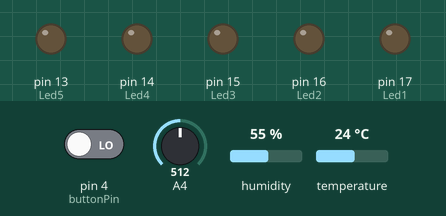
The sketch below on a simulated Arduino Mega 2560, built with avr-gcc and run on an emulated ATmega2560. On the bench: output pins drawn as LEDs (lit = HIGH). The test bench sets the inputs (shaded band); at power-on: pin 4 (buttonPin) LOW, A4 = 512, humidity 55 %, temperature 24 °C. No MQTT or app messages arrive unless stated.

Above: at 11.0 s.
11.1 s: pin 4 (buttonPin) driven HIGH
At 14.3 s:
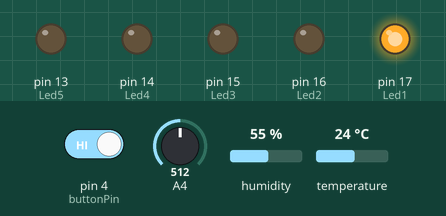
17.4 s: pin 4 (buttonPin) driven LOW
At 18.5 s:
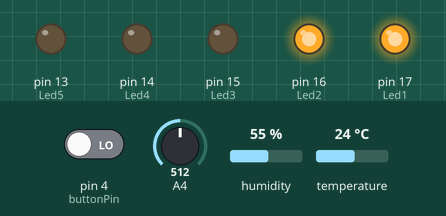
20.1 s: pin 4 (buttonPin) driven HIGH
At 22.9 s:
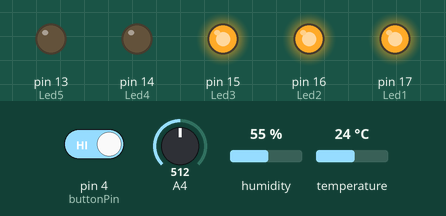
Timing chart, 0 to 30.0 s (numbered marks = the images above; inputs shaded):
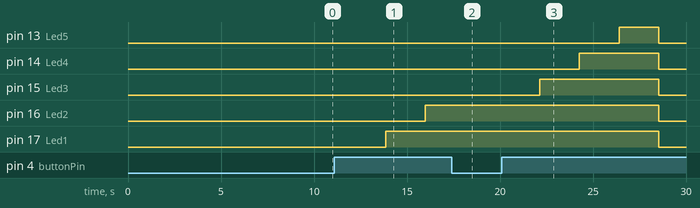

The sketch:

CaporalMQTTX.ino
```cpp
/*
  SimpleMQTTClient.ino
  The purpose of this exemple is to illustrate a simple handling of MQTT and Wifi connection.
  Once it connects successfully to a Wifi network and a MQTT broker, it subscribe to a topic and send a message to it.
  It will also send a message delayed 5 seconds later.
*/
#include "EspMQTTClient.h"
#define AOUT_PIN 36 //Definimos entrada de humedad de tierra
#include <DHT.h>
#include "DHT.h"
#include <DHT_U.h>
int Led1 = 17;
int Led2 =16;
int Led3 =15;
int Led4 =14;
int Led5 =13;
const int buttonPin = 4;
int buttonState = 0;
int count_value =0;
int prestate =0;
unsigned long startMillis;  //some global variables available anywhere in the program
unsigned long currentMillis;
const unsigned long period = 1000;
EspMQTTClient client(
  "SSID",
  "CONTRASEÑA",
  "test.mosquitto.org",  // MQTT Broker server ip
  "",   // Can be omitted if not needed
  "",   // Can be omitted if not needed
  "Caporal",     // Client name that uniquely identify your device
  1883              // The MQTT port, default to 1883. this line can be omitted
);
const int h=0;
DHT dht(32, DHT11);
void setup()
{
 startMillis = millis();
 dht.begin();
 pinMode(36, INPUT);
 pinMode(Led1, OUTPUT); //Declaramos LEDs como salidas
pinMode(Led2, OUTPUT);
pinMode(Led3, OUTPUT);
pinMode(Led4, OUTPUT);
pinMode(Led5, OUTPUT);
pinMode(buttonPin, INPUT);
int s = analogRead(AOUT_PIN);
  Serial.begin(115200);

  // Optional functionalities of EspMQTTClient
  client.enableDebuggingMessages(); // Enable debugging messages sent to serial output
  client.enableHTTPWebUpdater(); // Enable the web updater. User and password default to values of MQTTUsername and MQTTPassword. These can be overridded with enableHTTPWebUpdater("user", "password").
  client.enableOTA(); // Enable OTA (Over The Air) updates. Password defaults to MQTTPassword. Port is the default OTA port. Can be overridden with enableOTA("password", port).
  client.enableLastWillMessage("TestClient/lastwill", "I am going offline");  // You can activate the retain flag by setting the third parameter to true
}

// This function is called once everything is connected (Wifi and MQTT)
// WARNING : YOU MUST IMPLEMENT IT IF YOU USE EspMQTTClient
void onConnectionEstablished()
{
  // Subscribe to "mytopic/test" and display received message to Serial
  client.subscribe("mytopic/test", [](const String & payload) {
    Serial.println(payload);
  });

  // Subscribe to "mytopic/wildcardtest/#" and display received message to Serial
  client.subscribe("caporal", [](const String & topic, const String & payload) {
    Serial.println("(From wildcard) topic: " + topic + ", payload: " + payload);
  });

  // Publish a message to "mytopic/test"
  client.publish("mytopic/capo", "ZOLA"); // You can activate the retain flag by setting the third parameter to true

  // Execute delayed instructions
  client.executeDelayed(5 * 1000, []() {
    client.publish("caporal", "PRUEBA DE AMOR");
  });
}

void loop()
{
  float e=0;
  buttonState = digitalRead(buttonPin);
  if (buttonState == HIGH) {
    count_value++;
    delay(100);
  }
  if   (1 < count_value){
  digitalWrite(Led1, HIGH);
  e=1; }
  if    (2 < count_value){
  digitalWrite(Led2, HIGH);
  e=2;}
  if    (3 < count_value){
  digitalWrite(Led3, HIGH);
  e=3;}
  if    (4 < count_value){
  digitalWrite(Led4, HIGH);
  e=4;}
  if    (5 < count_value){
  digitalWrite(Led5, HIGH);
  e=5;}
  if   (6 < count_value){
 digitalWrite(Led1, LOW);
    digitalWrite(Led2, LOW);
    digitalWrite(Led3, LOW);
    digitalWrite(Led4, LOW);
    digitalWrite(Led5, LOW);
e=0;}
  client.loop();
int s = analogRead(AOUT_PIN);
String z;
z=String(s);
float h = dht.readHumidity();
float t = dht.readTemperature();
String c;
c=String(t);
String u;
u=String(h);
String r;
r=String (e);
//currentMillis = millis();
  //if (currentMillis - startMillis >= period){ 
client.publish("caporal/s",z);
client.publish("caporal/t",c);
client.publish("caporal/h",u);
client.publish("caporal/r",r);
  delay(2000);
  //startMillis = currentMillis;}
}
```

Measured:
- after the input at 11.1 s, pin 16 (Led2): LOW → HIGH after 4.9 s; pin 17 (Led1): LOW → HIGH after 2.8 s
- after the input at 17.4 s, pin 15 (Led3): stays LOW (without the input it goes to HIGH after 0.70 s)
- after the input at 20.1 s, pin 13 (Led5): LOW → HIGH after 6.3 s, → LOW 2.1 s later; pin 14 (Led4): LOW → HIGH after 4.2 s, → LOW 4.2 s later; pin 15 (Led3): LOW → HIGH after 2.0 s, → LOW 6.4 s later; pin 16 (Led2), pin 17 (Led1): HIGH → LOW after 8.4 s
